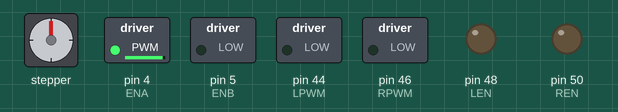
The sketch below on a simulated Arduino Mega 2560, built with avr-gcc and run on an emulated ATmega2560. Parts: stepper motor, switched loads named in the sketch (green lamp = pin HIGH), output pins drawn as LEDs (lit = HIGH). Wiring (inferred from the names in the program): stepper motor (200 steps per turn assumed): coils pin 24, pin 25, pin 23, pin 22. Pins used as bus, display or sensor lines are not drawn.

Above: at 0.05 s.
Timing chart, 0 to 4.6 s (numbered marks = the images above):
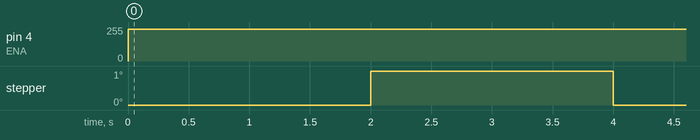

Measured:
- by itself, pin 4 (ENA): 0/255 → 240/255 at 0.00 s
- by itself, stepper: alternates 1° for 2.0 s and 0° for 2.0 s

The sketch:

Motor_Testing.ino
```cpp
#include <ezButton.h>
#include <AccelStepper.h>


// EE Rotation - blue single channel (and single direction)
#define LPWM 44 // yellow PWM
#define RPWM 46 // orange PWM
#define LEN 48  // brown
#define REN 50  // white

// Drive Motors DO NOT CONNECT V+ 12V back voltage
#define ENA 6   // orange PWM
#define ENB 7   // yellow PWM
#define IN1 14  // blue
#define IN2 15  // green
#define IN3 12  // purple
#define IN4 11  // white

// Aux Motors (LAV+ Punch) DO NOT CONNECT V+ 12V back voltage
#define ENA 4   // orange PWM
#define ENB 5   // yellow PWM
#define IN1 24  // blue
#define IN2 25  // green
#define IN3 23  // purple
#define IN4 22  // grey


//yellow, red, grey, orange, green, purple, brown, blue
int motorArray[2][3] ={{ENA, IN1, IN2},
                      {ENB, IN3, IN4},};

int motorNum = 0;
int speed = 0;

void setup() {
  // put your setup code here, to run once:
  Serial.begin(115200);
  pinMode(ENA, OUTPUT);
  pinMode(ENB, OUTPUT);
  pinMode(IN1, OUTPUT);
  pinMode(IN2, OUTPUT);
  pinMode(IN3, OUTPUT);
  pinMode(IN4, OUTPUT);

  pinMode(LPWM, OUTPUT);
  pinMode(RPWM, OUTPUT);
  pinMode(LEN, OUTPUT);
  pinMode(REN, OUTPUT);

}

void loop() {

  digitalWrite(IN1, HIGH);
  digitalWrite(IN2, LOW);
  analogWrite(ENA, 240);
  delay(2000);
  digitalWrite(IN1, LOW);
  digitalWrite(IN2, HIGH);
  analogWrite(ENA, 240);
  delay(2000);
/*

  digitalWrite(IN3, HIGH);
  digitalWrite(IN4, LOW);
  analogWrite(ENB, 200);
  delay(2000);
  digitalWrite(IN3, LOW);
  digitalWrite(IN4, HIGH);
  analogWrite(ENB, 200);
  delay(2000);


  if(speed == 0){
      motorStop(motorArray[motorNum][1], motorArray[motorNum][2]);
      speed = 80;
    }else if(speed == 1){
      motorStop(motorArray[motorNum][1], motorArray[motorNum][2]);
      speed = -80;
    }else if(speed < 0){
      motorNegative(motorArray[motorNum][0], motorArray[motorNum][1], motorArray[motorNum][2], speed);
      speed = 0;
    }else if(speed > 0){
      motorPositive(motorArray[motorNum][0], motorArray[motorNum][1], motorArray[motorNum][2], speed);
      speed = 1;
    }
    delay(5000);
*/

  //blue_single_channel();
}


//move motor forward or extend motor
void motorPositive(int LENA, int EN1, int EN2, int speed){
  int mappedSpeed = map(speed, 0, 100, 0, 255);

  digitalWrite(EN1, HIGH);
  digitalWrite(EN2, LOW);
  analogWrite(LENA, mappedSpeed);
}

//move motor forward or extend motor
void motorNegative(int LENA, int EN1, int EN2, int speed){
  int mappedSpeed = map(speed, -100, 0, 0, 255);

  digitalWrite(EN1, LOW);
  digitalWrite(EN2, HIGH);
  analogWrite(LENA, mappedSpeed);
}

// break motor before changing directions
void motorStop(int EN1, int EN2){

  digitalWrite(EN1, LOW);
  digitalWrite(EN2, LOW);
}


void blue_single_channel(){
  Serial.println("forward");
  // put your main code here, to run repeatedly:
  digitalWrite(LEN,LOW);
  digitalWrite(REN,HIGH);
  analogWrite(RPWM, 200); //retract
  analogWrite(LPWM, 200);
  delay(4000);

  Serial.println("reverse");
  digitalWrite(REN,LOW);
  digitalWrite(LEN,HIGH);
  analogWrite(RPWM, 200);
  analogWrite(LPWM, 200);//send 0 before turing other pwm on
  delay(4000);
}
```
